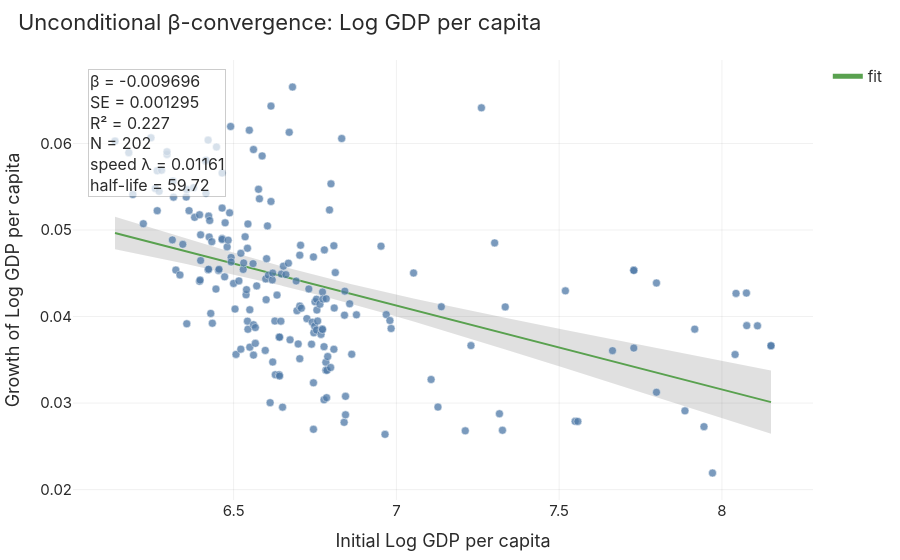

The cell this chart's notebook holds for it:
### Markdown cell above
## 3. Are districts converging, and does space matter?

**β-convergence** asks whether districts that were poorer in 1990 grew faster; **σ-convergence** whether the spread of log incomes narrowed. expdpy estimates both without space. We then compare with [geometrics](https://quarcs-lab.github.io/geometrics/), which models spatial spillovers between neighbouring districts.

### Code cell
dist, dist_def = geo.for_expdpy("gdppc", groups=["province"])
dist = ex.set_labels(dist, dist_def, set_panel=True)

beta = ex.analyze_beta_convergence(dist, "ln_y", rolling=False)
print(beta.interpret())
beta.fig

### Figure 1 — Plotly figure (JSON) as saved in the notebook; plotly's stock layout.template omitted (floating-point values rounded to 4 significant figures; data arrays with more than 128 entries replaced by an {"elided": "..."} marker saying what was removed)
{"data": [{"fill": "toself", "fillcolor": "rgba(0,0,0,0.12)", "hoverinfo": "skip", "line": {"color": "rgba(0,0,0,0)"}, "name": "ci", "showlegend": false, "type": "scatter", "x": {"elided": "404 float values"}, "y": {"elided": "404 float values"}}, {"line": {"color": "#59A14F", "width": 2}, "mode": "lines", "name": "fit", "type": "scatter", "x": {"elided": "202 float values"}, "y": {"elided": "202 float values"}}, {"customdata": {"elided": "202 str values"}, "hovertemplate": "%{customdata}<br>initial=%{x:.4g}<br>growth=%{y:.4g}<extra></extra>", "marker": {"color": "#4E79A7", "line": {"color": "white", "width": 0.5}, "opacity": 0.75, "size": 8}, "mode": "markers", "name": "units", "showlegend": false, "type": "scatter", "x": {"elided": "202 float values"}, "y": {"elided": "202 float values"}}], "layout": {"annotations": [{"align": "left", "bgcolor": "rgba(255,255,255,0.7)", "bordercolor": "rgba(0,0,0,0.2)", "borderwidth": 1, "showarrow": false, "text": "β = -0.009696<br>SE = 0.001295<br>R² = 0.227<br>N = 202<br>speed λ = 0.01161<br>half-life = 59.72", "x": 0.02, "xanchor": "left", "xref": "paper", "y": 0.98, "yanchor": "top", "yref": "paper"}], "title": {"text": "Unconditional β-convergence: Log GDP per capita"}, "xaxis": {"title": {"text": "Initial Log GDP per capita"}}, "yaxis": {"title": {"text": "Growth of Log GDP per capita"}}}}
